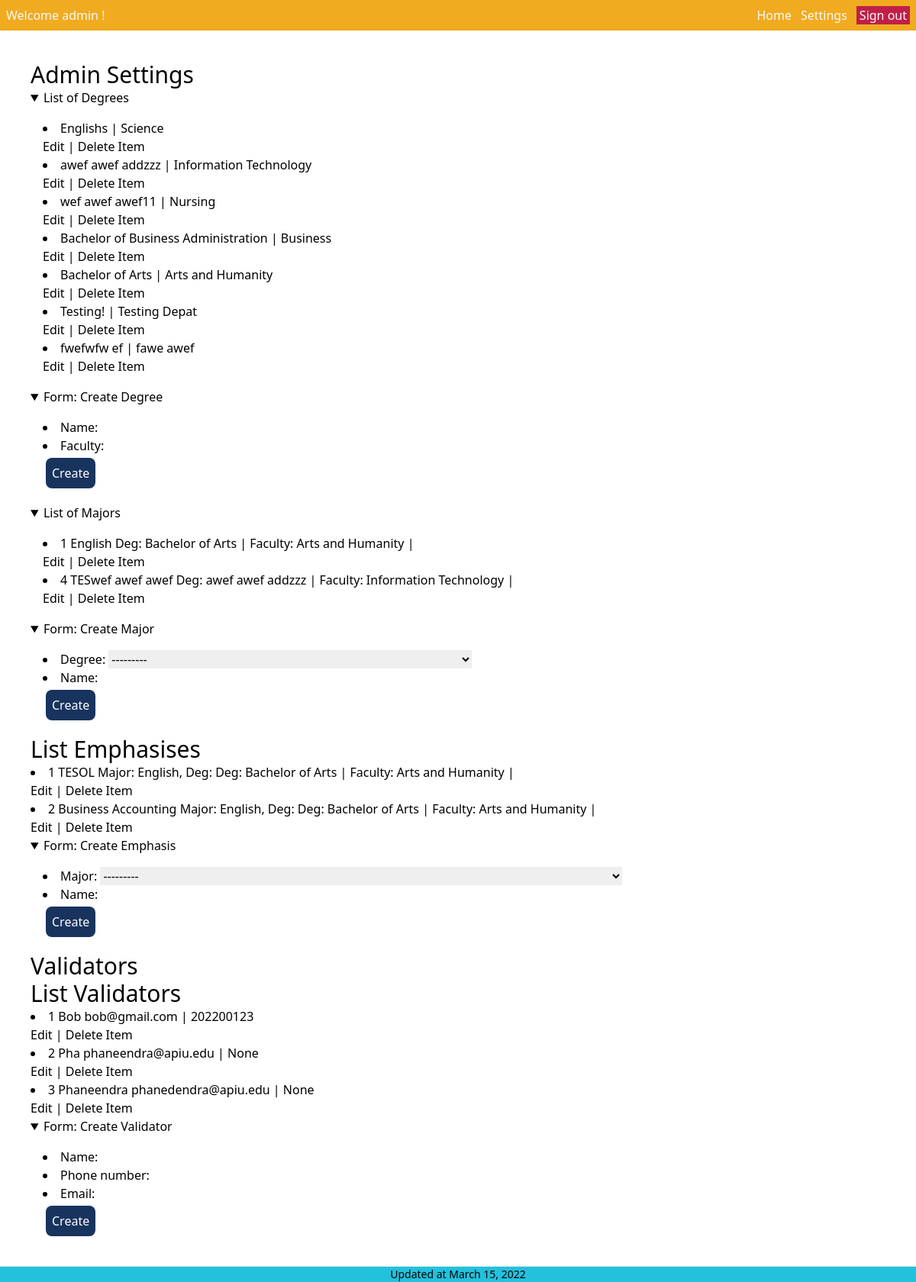
Page /manager/settings (signed in) on the earlier database version.
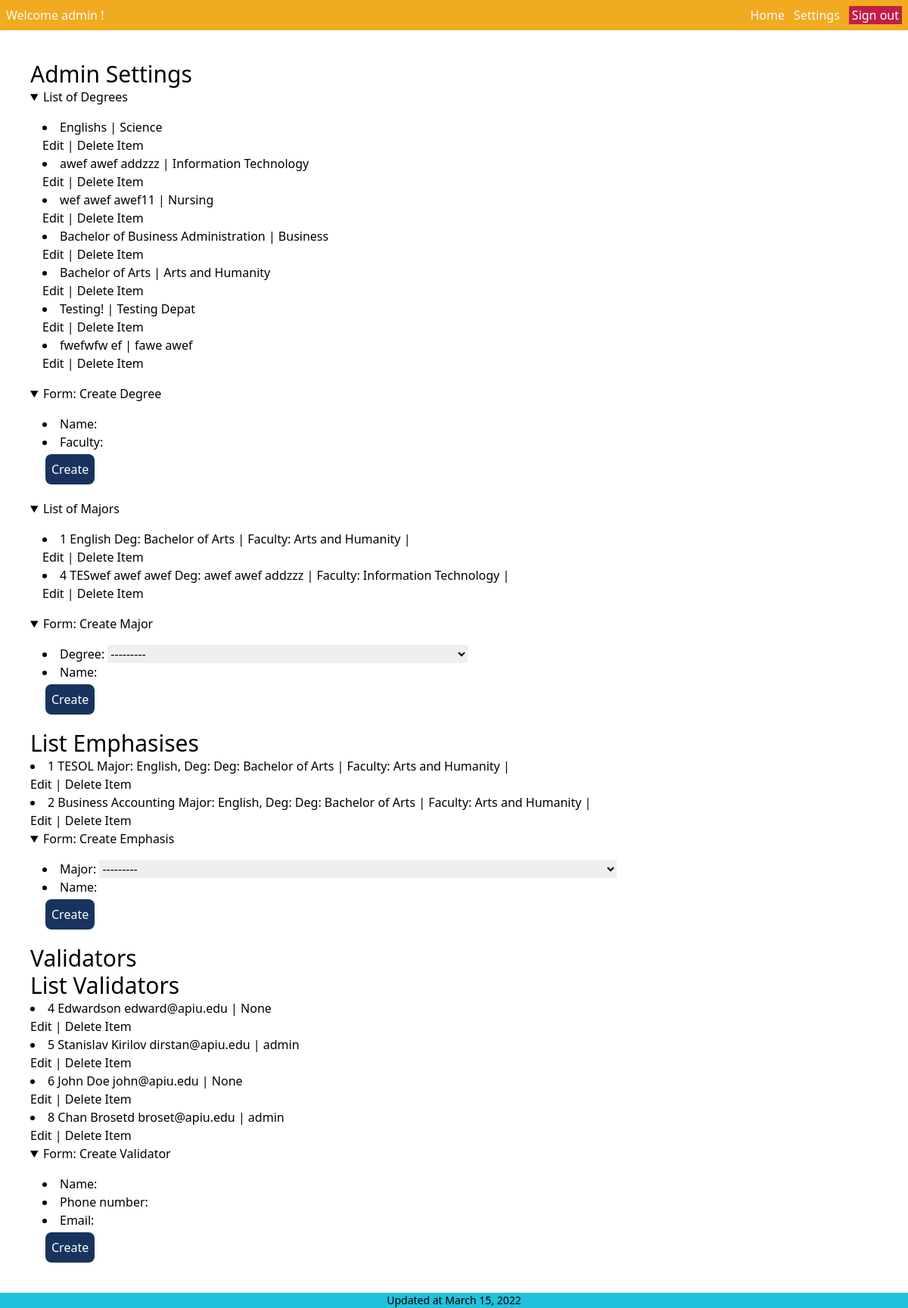
Same page on the later database version.
### spapp/models.py (models this page shows, shortened)
class Degree(models.Model):
    name = models.CharField(max_length=40)
    faculty = models.CharField(max_length=50)
    """ the __str__ function overides the name of an object and displays it as a string """
    def __str__(self):
        return f"Deg: {self.name} | Faculty: {self.faculty}"

class Major(models.Model):
    degree = models.ForeignKey(Degree, on_delete=models.CASCADE)
    name = models.CharField(max_length=30)
    def __str__(self):
        return f"Major: {self.name}, Deg: {self.degree}"

class Emphasis(models.Model):
    major = models.ForeignKey(Major, on_delete=models.CASCADE)
    name = models.CharField(max_length=30)

class Validator(models.Model):
    name = models.CharField(max_length=50)
    phone_number = models.CharField(max_length=50)
    email = models.CharField(max_length=50)
    verified = models.BooleanField(default=False)
    created_by = models.ForeignKey(User, null=True, on_delete=models.SET_NULL)

### spapp/views.py (the view, shortened to what this page needs)
# urls.py: path("manager/settings", views.AdminSettings.as_view(), name="manager_settings"),
@method_decorator(decorators, name='dispatch')
class AdminSettings(LoginRequiredMixin, generic.TemplateView):
    login_url = "spapp:login"
    template_name = "pages/manager/settings.html"
    form_degree = DegreeForm
    form_major = MajorForm
    form_emphasis = EmphasisForm
    form_validator = ValidatorForm
    def get_context_data(self, **kwargs):
        context = super().get_context_data(**kwargs)
        try:
            context = {
                'degrees': Degree.objects.all(),
                'majors': Major.objects.all(),
                'emphasises': Emphasis.objects.all(),
                'validators': Validator.objects.all(),
                'form_degree': self.form_degree(),
                'form_major': self.form_major(),
                'form_emphasis': self.form_emphasis(),
                'form_validator': self.form_validator()
            }
            return context
        except:
            messages.add_message(
                self.request, messages.WARNING, "You are not a student")
            return context

### spapp/forms.py
class DegreeForm(forms.ModelForm):
    class Meta:
        model = Degree
        fields = '__all__'

class MajorForm(forms.ModelForm):
    class Meta:
        model = Major
        fields = '__all__'

### theme/templates/pages/manager/settings.html
{% extends 'components/manager/layout.html' %}
{% block content %}
<h1> Admin Settings </h1>
{% include 'components/manager/degree/list.html' with title="Degrees" data=degrees %}
{% include 'components/manager/create_form.html' with form=form_degree title="Create Degree" url="/manager/create/degree" %}
{% include 'components/manager/major/list.html' with title="Majors" data=majors %}
{% include 'components/manager/create_form.html' with form=form_major title="Create Major" url="/manager/create/major" %}
{% include 'components/manager/emphasis/list.html' with title="Emphasises" data=emphasises %}
{% include 'components/manager/create_form.html' with form=form_emphasis title="Create Emphasis" url="/manager/create/emphasis" %}
<h2> Validators </h2>
{% include 'components/manager/validator/list.html' with title="Validators" data=validators %}
{% include 'components/manager/create_form.html' with form=form_validator title="Create Validator" url="/manager/create/validator" %}
{% endblock %}

### theme/templates/components/manager/degree/list.html (shortened to what this page needs)
<details open>
  <summary> List of {{ title }} </summary>
  <div class="p-4">
    {% for item in data %}
    <li>{{ item.name }} | {{ item.faculty }}
      <div id="deg-{{ item.pk }}">
        <button onClick=edit_degree("{{ item.pk }}")> Edit </button> |
        <button onClick=delete_degree("{{ item.pk}}")>Delete Item</button>
      </div>
    </li>
    {% endfor %}
  </div>
</details>

### theme/templates/components/manager/create_form.html (shortened to what this page needs)
<details open>
  <summary>
    Form: {{ title }}
  </summary>
  <div class="p-4">
    <form class="" method="post" id="create_form" action="{{ url }}">
      <div class="">
        {{ form.as_ul }}
      </div>
      <div>
        <button type="submit" class="p-2 m-1 text-white rounded-lg bg-primary" value="Submit">Create</button>
      </div>
    </form>
  </div>
</details>

### theme/templates/components/manager/major/list.html (shortened to what this page needs)
<details open>
  <summary> List of {{ title }} </summary>
  <div class="p-4">
    {% for item in data %}
    <li>{{ item.pk }} {{ item.name }} {{ item.degree }} |
      <div id="maj-{{ item.pk }}">
        <button onClick=edit_major("{{ item.pk }}")> Edit </button> |
        <button onClick=delete_major("{{ item.pk}}")>Delete Item</button>
      </div>
    </li>
    {% endfor %}
  </div>
</details>

### theme/templates/components/manager/emphasis/list.html (shortened to what this page needs)
<h1> List {{ title }} </h1>
{% for item in data %}
<li>{{ item.pk }} {{ item.name }} {{ item.major }} |
  <div id="emp-{{ item.pk }}">
    <button onClick=edit_emphasis("{{ item.pk }}")> Edit </button> |
    <button onClick=delete_emphasis("{{ item.pk}}")>Delete Item</button>
  </div>
</li>
{% endfor %}

### theme/templates/components/manager/validator/list.html (shortened to what this page needs)
<h1> List {{ title }} </h1>
{% for item in data %}
<li>{{ item.pk }} {{ item.name }} {{ item.email }} | {{ item.created_by }}
  <div id="val-{{ item.pk }}">
    <button onClick=edit_validator("{{ item.pk }}")> Edit </button> |
    <button onClick=delete_validator("{{ item.pk}}")>Delete Item</button>
  </div>
</li>
{% endfor %}

Differences in the rows shown:
removed Validator: pk "1", name "Bob", email "bob@gmail.com", created_by "202200123"
removed Validator: pk "2", name "Pha", email "phaneendra@apiu.edu", created_by "None"
removed Validator: pk "3", name "Phaneendra", email "phanedendra@apiu.edu", created_by "None"
added Validator: pk "4", name "Edwardson", email "edward@apiu.edu", created_by "None"
added Validator: pk "5", name "Stanislav Kirilov", email "dirstan@apiu.edu", created_by "admin"
added Validator: pk "6", name "John Doe", email "john@apiu.edu", created_by "None"
added Validator: pk "8", name "Chan Brosetd", email "broset@apiu.edu", created_by "admin"
